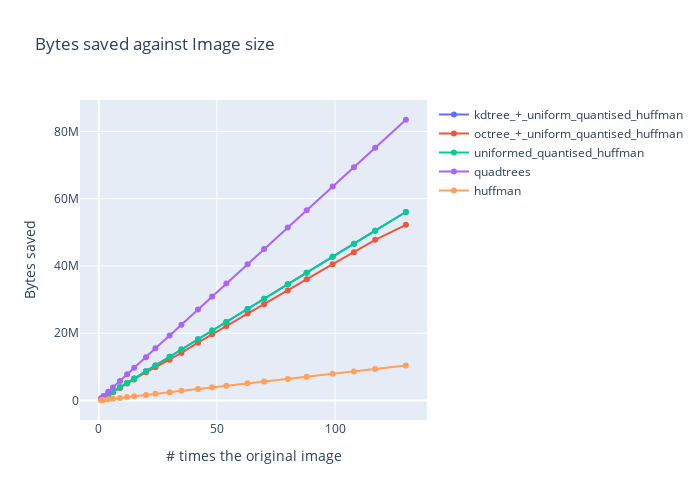

Write notebook code for a chart like this one.
### Code cell
filter = {'huffman', 'uniformed_quantised_huffman', 'kdtree_+_uniform_quantised_huffman', 'quadtrees', 'octree_+_uniform_quantised_huffman'}
filtered_stats = dict()
# print(list(compressedTimes.keys()))
for item in filter:
    if item in compressedTimes.keys():
        filtered_stats[item] = copy.deepcopy(bytesSaved[item])
        
plot_image(pixel_counts, filtered_stats, "Bytes saved against Image size", "Bytes saved")

### Figure 1 — Plotly figure (JSON) as saved in the notebook; plotly's stock layout.template omitted (floating-point values rounded to 4 significant figures)
{"data": [{"mode": "lines+markers", "name": "kdtree_+_uniform_quantised_huffman", "type": "scatter", "x": [1, 2, 4, 6, 9, 12, 15, 20, 24, 30, 35, 42, 48, 54, 63, 70, 80, 88, 99, 108, 117, 130], "y": [443725, 891152, 1759625, 2637362, 3925761, 5247249, 6556252, 8680078, 10451704, 13022321, 15184608, 18188958, 20795482, 23381892, 27243946, 30265742, 34548993, 38001740, 42716504, 46600670, 50493392, 56058827]}, {"mode": "lines+markers", "name": "octree_+_uniform_quantised_huffman", "type": "scatter", "x": [1, 2, 4, 6, 9, 12, 15, 20, 24, 30, 35, 42, 48, 54, 63, 70, 80, 88, 99, 108, 117, 130], "y": [414350, 844583, 1642089, 2497866, 3727000, 5090341, 6224856, 8416274, 9894108, 12139753, 14155211, 17213494, 19680725, 22127273, 25852064, 28639610, 32690139, 36057955, 40529512, 44091935, 47774790, 52235389]}, {"mode": "lines+markers", "name": "uniformed_quantised_huffman", "type": "scatter", "x": [1, 2, 4, 6, 9, 12, 15, 20, 24, 30, 35, 42, 48, 54, 63, 70, 80, 88, 99, 108, 117, 130], "y": [443668, 891095, 1759568, 2637305, 3925704, 5247192, 6556195, 8680021, 10451647, 13022264, 15184551, 18188901, 20795425, 23381835, 27243889, 30265685, 34548936, 38001683, 42716447, 46600613, 50493335, 56058770]}, {"mode": "lines+markers", "name": "quadtrees", "type": "scatter", "x": [1, 2, 4, 6, 9, 12, 15, 20, 24, 30, 35, 42, 48, 54, 63, 70, 80, 88, 99, 108, 117, 130], "y": [654967, 1313331, 2603679, 3903291, 5824503, 7778803, 9720619, 12899132, 15514508, 19350750, 22567725, 27048637, 30920786, 34772821, 40533313, 45031671, 51424297, 56564544, 63599488, 69382091, 75173251, 83480873]}, {"mode": "lines+markers", "name": "huffman", "type": "scatter", "x": [1, 2, 4, 6, 9, 12, 15, 20, 24, 30, 35, 42, 48, 54, 63, 70, 80, 88, 99, 108, 117, 130], "y": [85044, 181196, 347101, 522272, 756819, 1024459, 1279611, 1647012, 2013497, 2476418, 2882278, 3427594, 3926426, 4405124, 5105584, 5668377, 6438776, 7081229, 7931862, 8654442, 9385628, 10384363]}], "layout": {"height": 500, "showlegend": true, "title": {"text": "Bytes saved against Image size"}, "width": 700, "xaxis": {"autorange": true, "range": [-8.071, 139.1], "title": {"text": "# times the original image"}, "type": "linear"}, "yaxis": {"autorange": true, "range": [-5787000.0, 89350000.0], "title": {"text": "Bytes saved"}, "type": "linear"}}}
